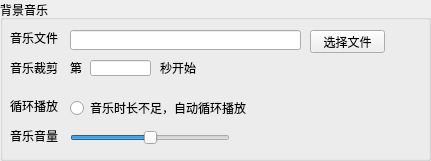
    <widget class="QGroupBox" name="groupBox_20">
     <property name="geometry">
      <rect>
       <x>0</x>
       <y>300</y>
       <width>431</width>
       <height>161</height>
      </rect>
     </property>
     <property name="title">
      <string>背景音乐</string>
     </property>
     <widget class="QLabel" name="label_132">
      <property name="geometry">
       <rect>
        <x>10</x>
        <y>30</y>
        <width>54</width>
        <height>16</height>
       </rect>
      </property>
      <property name="text">
       <string>音乐文件</string>
      </property>
     </widget>
     <widget class="QLabel" name="label_133">
      <property name="geometry">
       <rect>
        <x>10</x>
        <y>60</y>
        <width>54</width>
        <height>16</height>
       </rect>
      </property>
      <property name="text">
       <string>音乐裁剪</string>
      </property>
     </widget>
     <widget class="QLabel" name="label_134">
      <property name="geometry">
       <rect>
        <x>10</x>
        <y>100</y>
        <width>54</width>
        <height>12</height>
       </rect>
      </property>
      <property name="text">
       <string>循环播放</string>
      </property>
     </widget>
     <widget class="QLabel" name="label_135">
      <property name="geometry">
       <rect>
        <x>10</x>
        <y>130</y>
        <width>54</width>
        <height>12</height>
       </rect>
      </property>
      <property name="text">
       <string>音乐音量</string>
      </property>
     </widget>
     <widget class="QLineEdit" name="lineEdit_65">
      <property name="geometry">
       <rect>
        <x>70</x>
        <y>30</y>
        <width>231</width>
        <height>20</height>
       </rect>
      </property>
      <property name="focusPolicy">
       <enum>Qt::NoFocus</enum>
      </property>
     </widget>
     <widget class="QPushButton" name="pushButton_35">
      <property name="geometry">
       <rect>
        <x>310</x>
        <y>30</y>
        <width>75</width>
        <height>23</height>
       </rect>
      </property>
      <property name="text">
       <string>选择文件</string>
      </property>
     </widget>
     <widget class="QLabel" name="label_136">
      <property name="geometry">
       <rect>
        <x>70</x>
        <y>60</y>
        <width>21</width>
        <height>16</height>
       </rect>
      </property>
      <property name="text">
       <string>第</string>
      </property>
     </widget>
     <widget class="QLineEdit" name="lineEdit_66">
      <property name="geometry">
       <rect>
        <x>90</x>
        <y>60</y>
        <width>61</width>
        <height>16</height>
       </rect>
      </property>
     </widget>
     <widget class="QLabel" name="label_137">
      <property name="geometry">
       <rect>
        <x>160</x>
        <y>60</y>
        <width>54</width>
        <height>16</height>
       </rect>
      </property>
      <property name="text">
       <string>秒开始</string>
      </property>
     </widget>
     <widget class="QRadioButton" name="radioButton_29">
      <property name="geometry">
       <rect>
        <x>70</x>
        <y>100</y>
        <width>191</width>
        <height>16</height>
       </rect>
      </property>
      <property name="text">
       <string>音乐时长不足，自动循环播放</string>
      </property>
     </widget>
     <widget class="QSlider" name="horizontalSlider_9">
      <property name="geometry">
       <rect>
        <x>70</x>
        <y>130</y>
        <width>160</width>
        <height>16</height>
       </rect>
      </property>
      <property name="maximum">
       <number>100</number>
      </property>
      <property name="value">
       <number>50</number>
      </property>
      <property name="orientation">
       <enum>Qt::Horizontal</enum>
      </property>
     </widget>
    </widget>
